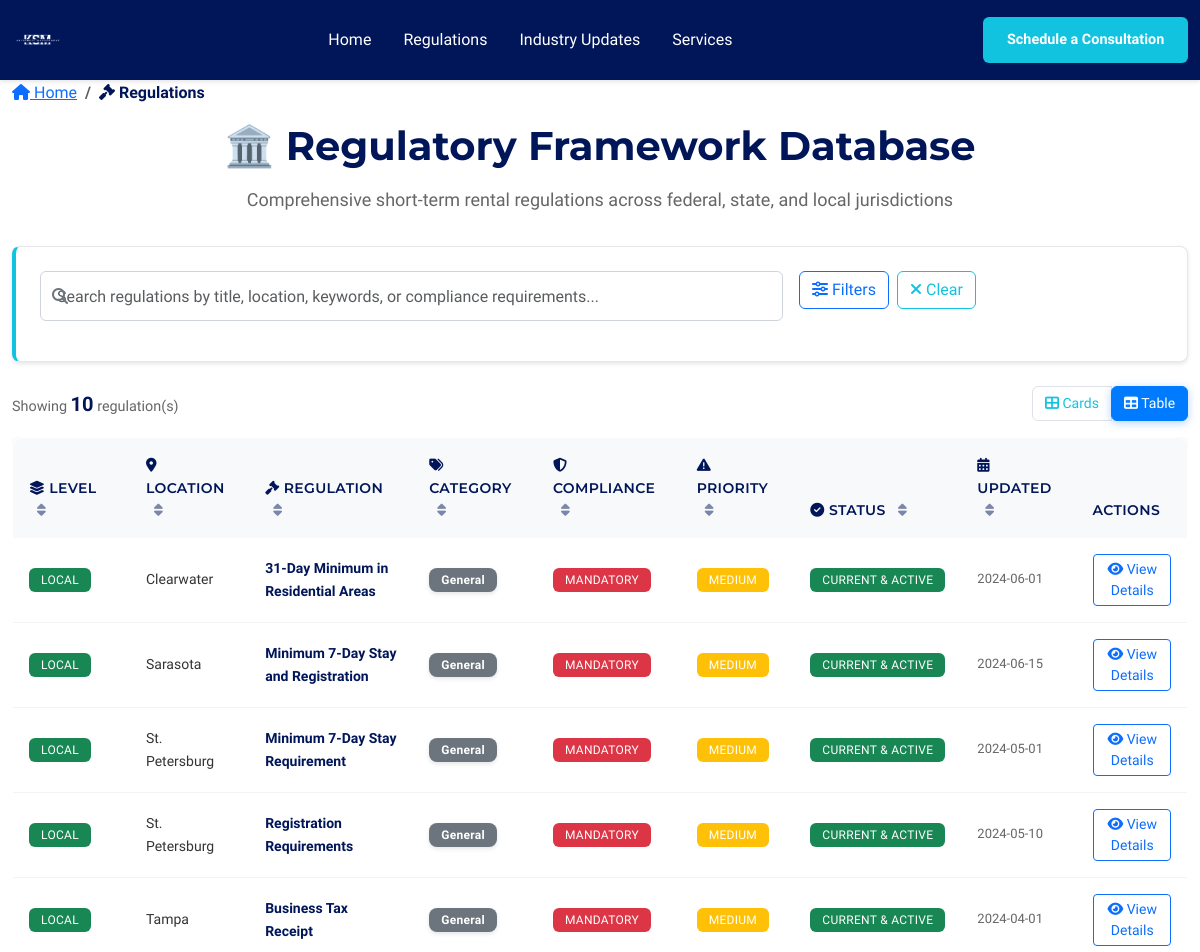
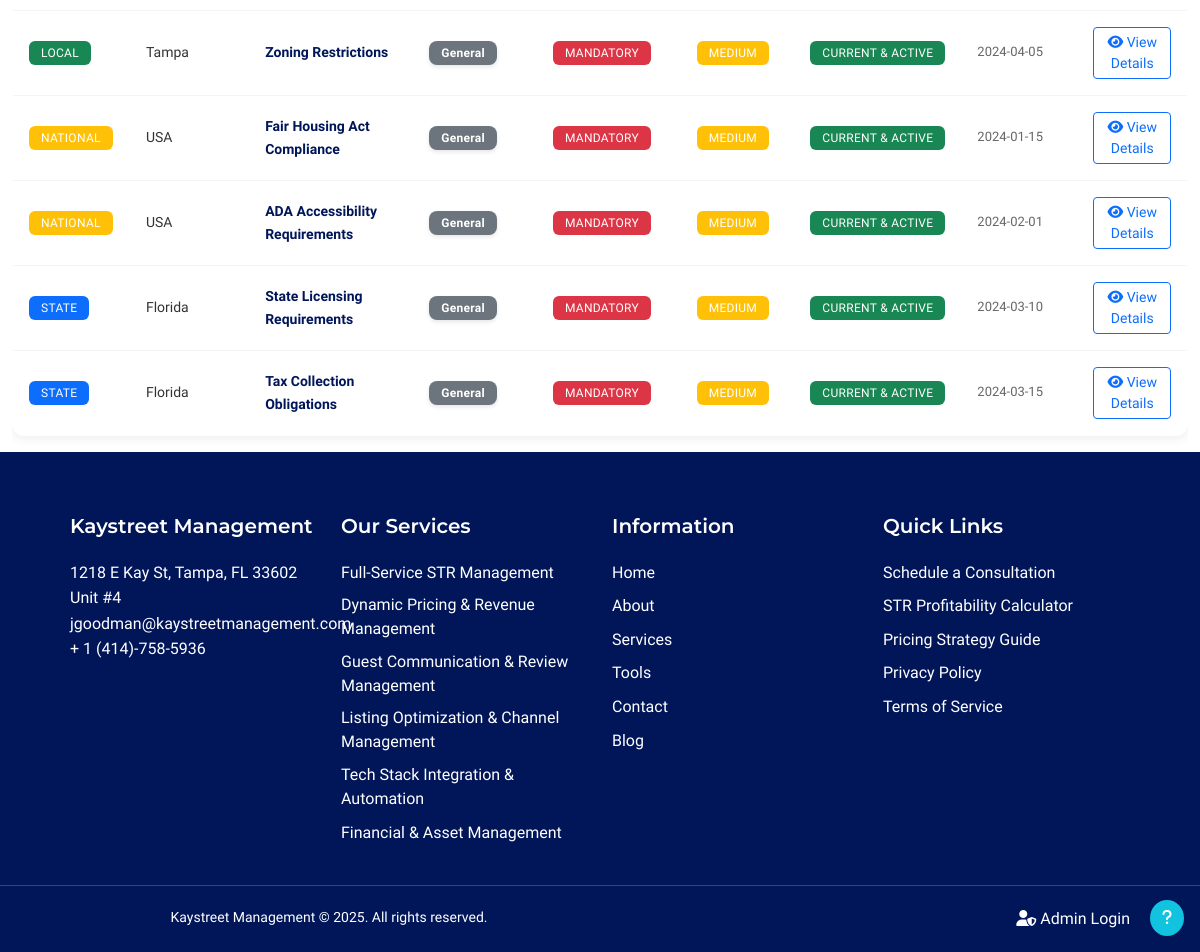
The page /regulations on the database its author committed (2 pictures, top to bottom).
### models.py (models this page shows, shortened)
class Regulation(db.Model):
    __tablename__ = 'regulations'
    id = db.Column(db.Integer, primary_key=True)
    jurisdiction_level = db.Column(db.String(20), nullable=False)  # National, State, Local
    location = db.Column(db.String(100), nullable=False)  # USA, Florida, Tampa, etc.
    title = db.Column(db.String(200), nullable=False)
    key_requirements = db.Column(db.Text, nullable=False)
    compliance_level = db.Column(db.String(20), nullable=False, default='Mandatory')  # Mandatory, Recommended, Optional
    property_types = db.Column(db.String(200))  # Comma-separated: Residential, Commercial, Mixed-use
    status = db.Column(db.String(20), default='Current & Active')  # Current & Active, Upcoming, Expired
    category = db.Column(db.String(50), nullable=False, default='General')  # Zoning, Registration, Tax, Licensing
    priority = db.Column(db.String(10), default='Medium')  # High, Medium, Low
    related_keywords = db.Column(db.Text)  # Comma-separated tags
    compliance_checklist = db.Column(db.Text)  # JSON or structured text
    local_authority_contact = db.Column(db.Text)  # Contact details for local authorities
    last_updated = db.Column(db.DateTime, default=datetime.utcnow)
    created_at = db.Column(db.DateTime, default=datetime.utcnow)
    updated_at = db.Column(db.DateTime, default=datetime.utcnow, onupdate=datetime.utcnow)
    property_type = db.Column(db.String(50), nullable=True)  # Legacy field - will migrate to property_types
    effective_date = db.Column(db.Date, nullable=True)  # When regulation becomes effective
    expiry_date = db.Column(db.Date, nullable=True)  # When regulation expires (if applicable)
    keywords = db.Column(db.Text, nullable=True)  # Legacy field - will migrate to related_keywords

### app/blueprints/main.py (the view)
@main_bp.route('/regulations')
def regulations():
    filters = {
        'jurisdiction': request.args.get('jurisdiction', '').strip(),
        'location': request.args.get('location', '').strip(),
        'category': request.args.get('category', '').strip(),
        'search': request.args.get('search', '').strip()
    }
    regulations = RegulationService.get_filtered_regulations(filters)
    filter_options = RegulationService.get_filter_options()
    saved_searches = RegulationService.get_public_saved_searches()
    return render_template('regulations.html',
                         regulations=regulations,
                         all_jurisdictions=filter_options['jurisdictions'],
                         all_locations=filter_options['locations'],
                         all_categories=filter_options['categories'],
                         current_jurisdiction=filters['jurisdiction'],
                         current_location=filters['location'],
                         current_category=filters['category'],
                         current_search=filters['search'],
                         saved_searches=saved_searches)

### app/services/regulation_service.py (called while the page is built, shortened)
    @staticmethod
    def get_filtered_regulations(filters: Dict[str, str]) -> List[Regulation]:
        try:
            query = Regulation.query
            if filters.get('jurisdiction'):
                query = query.filter(Regulation.jurisdiction_level == filters['jurisdiction'])
            if filters.get('location'):
                query = query.filter(Regulation.location.ilike(f'%{filters["location"]}%'))
            if filters.get('category'):
                query = query.filter(Regulation.category == filters['category'])
            return query.order_by(Regulation.jurisdiction_level, Regulation.location).all()
        except Exception as e:
            logging.error(f"Error filtering regulations: {str(e)}")
            return []

    @staticmethod
    def get_filter_options() -> Dict[str, List[str]]:
        try:
            jurisdictions = db.session.query(Regulation.jurisdiction_level).distinct().all()
            locations = db.session.query(Regulation.location).distinct().all()
            categories = db.session.query(Regulation.category).distinct().all()
            return {
                'jurisdictions': [j[0] for j in jurisdictions if j[0]],
                'locations': [l[0] for l in locations if l[0]],
                'categories': [c[0] for c in categories if c[0]]
            }
        except Exception as e:
            logging.error(f"Error getting filter options: {str(e)}")
            return {'jurisdictions': [], 'locations': [], 'categories': []}

    @staticmethod
    def get_public_saved_searches() -> List[SavedSearch]:
        try:
            return SavedSearch.query.filter_by(is_public=True).all()
        except Exception as e:
            logging.error(f"Error getting public saved searches: {str(e)}")
            return []

### templates/regulations.html (shortened to what this page needs)
{% extends "base.html" %}
{% block content %}
<div class="container-fluid">
    <nav aria-label="breadcrumb" class="mb-3">
        <ol class="breadcrumb">
            <li class="breadcrumb-item">
                <a href="{{ url_for('main.index') }}"><i class="fas fa-home"></i> Home</a>
            </li>
            <li class="breadcrumb-item active" aria-current="page">
                <i class="fas fa-gavel"></i> Regulations
            </li>
        </ol>
    </nav>
    <div class="text-center mb-4">
        <h1 class="regulations-title">🏛️ Regulatory Framework Database</h1>
        <p class="regulations-subtitle text-muted">
            Comprehensive short-term rental regulations across federal, state, and local jurisdictions
        </p>
    </div>
    <div class="regulations-filter-section mb-4">
        <div class="filter-card">
            <div class="filter-body">
                <div class="row g-3 mb-3">
                    <div class="col-lg-8">
                        <div class="position-relative">
                            <input type="text"
                                   class="form-control regulations-search-input"
                                   id="searchInput"
                                   placeholder="Search regulations by title, location, keywords, or compliance requirements..."
                                   value="{{ current_search }}"
                                   autocomplete="off">
                        </div>
                    </div>
                    <div class="col-lg-4">
                        <div class="d-flex gap-2">
                            <button class="btn btn-outline-primary" onclick="toggleAdvancedFilters()">
                                <i class="fas fa-sliders-h"></i> Filters
                            </button>
                            <button class="btn btn-outline-secondary" id="clearFiltersBtn" onclick="clearAllFilters()">
                                <i class="fas fa-times"></i> Clear
                            </button>
                        </div>
                    </div>
                </div>
            </div>
        </div>
    </div>
    <div class="d-flex justify-content-between align-items-center mb-3">
        <div class="results-count">
            <span class="text-muted">Showing</span>
            <strong id="resultCount">{{ regulations|length }}</strong>
            <span class="text-muted">regulation(s)</span>
        </div>
        <div class="view-options">
            <div class="btn-group btn-group-sm" role="group">
                <button type="button" class="btn btn-outline-secondary" data-view="cards" id="cardsViewBtn">
                    <i class="fas fa-th-large"></i> Cards
                </button>
                <button type="button" class="btn btn-outline-secondary active" data-view="table" id="tableViewBtn">
                    <i class="fas fa-table"></i> Table
                </button>
            </div>
        </div>
    </div>
    <div class="regulations-container" id="regulationsContainer">
        <div class="table-view" id="tableView">
            <div class="table-responsive">
                <table class="table table-hover regulations-table" id="regulationsTable">
                    <thead class="table-light">
                        <tr>
                            <th class="sortable" data-sort="jurisdiction_level">
                                <i class="fas fa-layer-group"></i> Level
                                <i class="fas fa-sort sort-icon"></i>
                            </th>
                            <th class="sortable" data-sort="location">
                                <i class="fas fa-map-marker-alt"></i> Location
                                <i class="fas fa-sort sort-icon"></i>
                            </th>
                            <th class="sortable" data-sort="title">
                                <i class="fas fa-gavel"></i> Regulation
                                <i class="fas fa-sort sort-icon"></i>
                            </th>
                            <th class="sortable" data-sort="category">
                                <i class="fas fa-tags"></i> Category
                                <i class="fas fa-sort sort-icon"></i>
                            </th>
                            <th class="sortable" data-sort="compliance_level">
                                <i class="fas fa-shield-alt"></i> Compliance
                                <i class="fas fa-sort sort-icon"></i>
                            </th>
                            <th class="sortable" data-sort="priority">
                                <i class="fas fa-exclamation-triangle"></i> Priority
                                <i class="fas fa-sort sort-icon"></i>
                            </th>
                            <th class="sortable" data-sort="status">
                                <i class="fas fa-check-circle"></i> Status
                                <i class="fas fa-sort sort-icon"></i>
                            </th>
                            <th class="sortable" data-sort="last_updated">
                                <i class="fas fa-calendar-alt"></i> Updated
                                <i class="fas fa-sort sort-icon"></i>
                            </th>
                            <th>Actions</th>
                        </tr>
                    </thead>
                    <tbody id="regulationsTableBody">
                        {% for regulation in regulations %}
                        <tr class="regulation-row" data-regulation-id="{{ regulation.id }}">
                            <td>
                                <span class="badge bg-{{ 'success' if regulation.jurisdiction_level == 'Local' else 'primary' if regulation.jurisdiction_level == 'State' else 'warning' }}">
                                    {{ regulation.jurisdiction_level }}
                                </span>
                            </td>
                            <td class="location-cell">{{ regulation.location }}</td>
                            <td class="title-cell">
                                <a href="{{ url_for('main.regulation_detail', regulation_id=regulation.id) }}"
                                   class="regulation-title-link text-decoration-none">
                                    {{ regulation.title }}
                                </a>
                            </td>
                            <td>
                                <span class="badge category-badge category-{{ regulation.category.lower().replace(' ', '-') }}">
                                    {{ regulation.category }}
                                </span>
                            </td>
                            <td>
                                <span class="badge bg-{{ 'danger' if regulation.compliance_level == 'Mandatory' else 'warning' if regulation.compliance_level == 'Recommended' else 'info' }}">
                                    {{ regulation.compliance_level or 'Not Set' }}
                                </span>
                            </td>
                            <td>
                                <span class="badge bg-{{ 'danger' if regulation.priority == 'High' else 'warning' if regulation.priority == 'Medium' else 'secondary' }}">
                                    {{ regulation.priority or 'Not Set' }}
                                </span>
                            </td>
                            <td>
                                <span class="badge bg-{{ 'success' if regulation.status == 'Current & Active' else 'info' if regulation.status == 'Upcoming' else 'secondary' }}">
                                    {{ regulation.status or 'Unknown' }}
                                </span>
                            </td>
                            <td class="date-cell">
                                {{ regulation.last_updated.strftime('%Y-%m-%d') if regulation.last_updated else 'N/A' }}
                            </td>
                            <td>
                                <a href="{{ url_for('main.regulation_detail', regulation_id=regulation.id) }}"
                                   class="btn btn-sm btn-outline-primary">
                                    <i class="fas fa-eye"></i> View Details
                                </a>
                            </td>
                        </tr>
                        {% endfor %}
                    </tbody>
                </table>
            </div>
        </div>
    </div>
</div>
<div class="position-fixed bottom-0 end-0 p-3" style="z-index: 1000;">
    <button class="btn btn-primary rounded-circle" data-bs-toggle="modal" data-bs-target="#helpModal" title="Help">
        <i class="fas fa-question"></i>
    </button>
</div>
{% endblock %}

### templates/regulations.html (style rules this page uses)
.regulations-table th { background: #f8f9fa !important; border-top: none; font-weight: 600; color: #495057; }
.regulations-table .badge { font-size: 0.75rem; }
.results-count { font-size: 0.9rem; }
.view-options .btn-group .btn { border-color: #dee2e6; }
.view-options .btn-group .btn.active { background-color: #007bff; border-color: #007bff; color: white; }
.category-general { background-color: #6c757d; }

### rows shown on the page
Regulation: jurisdiction_level "LOCAL", location "Clearwater", title "31-Day Minimum in Residential Areas", category "General", compliance_level "MANDATORY", priority "MEDIUM", status "CURRENT & ACTIVE", last_updated "2024-06-01"
Regulation: jurisdiction_level "LOCAL", location "Sarasota", title "Minimum 7-Day Stay and Registration", category "General", compliance_level "MANDATORY", priority "MEDIUM", status "CURRENT & ACTIVE", last_updated "2024-06-15"
Regulation: jurisdiction_level "LOCAL", location "St. Petersburg", title "Minimum 7-Day Stay Requirement", category "General", compliance_level "MANDATORY", priority "MEDIUM", status "CURRENT & ACTIVE", last_updated "2024-05-01"
Regulation: jurisdiction_level "LOCAL", location "St. Petersburg", title "Registration Requirements", category "General", compliance_level "MANDATORY", priority "MEDIUM", status "CURRENT & ACTIVE", last_updated "2024-05-10"
Regulation: jurisdiction_level "LOCAL", location "Tampa", title "Business Tax Receipt", category "General", compliance_level "MANDATORY", priority "MEDIUM", status "CURRENT & ACTIVE", last_updated "2024-04-01"
Regulation: jurisdiction_level "LOCAL", location "Tampa", title "Zoning Restrictions", category "General", compliance_level "MANDATORY", priority "MEDIUM", status "CURRENT & ACTIVE", last_updated "2024-04-05"
Regulation: jurisdiction_level "NATIONAL", location "USA", title "Fair Housing Act Compliance", category "General", compliance_level "MANDATORY", priority "MEDIUM", status "CURRENT & ACTIVE", last_updated "2024-01-15"
Regulation: jurisdiction_level "NATIONAL", location "USA", title "ADA Accessibility Requirements", category "General", compliance_level "MANDATORY", priority "MEDIUM", status "CURRENT & ACTIVE", last_updated "2024-02-01"
Regulation: jurisdiction_level "STATE", location "Florida", title "State Licensing Requirements", category "General", compliance_level "MANDATORY", priority "MEDIUM", status "CURRENT & ACTIVE", last_updated "2024-03-10"
Regulation: jurisdiction_level "STATE", location "Florida", title "Tax Collection Obligations", category "General", compliance_level "MANDATORY", priority "MEDIUM", status "CURRENT & ACTIVE", last_updated "2024-03-15"

### other values the page prints
{{ regulations|length }} "10"
